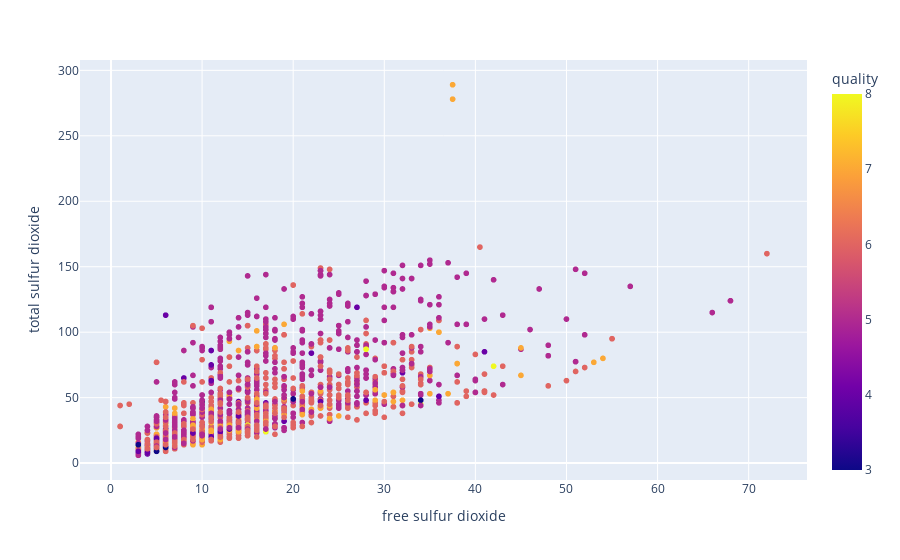

The cell this chart's notebook holds for it:
### Code cell
px.scatter(wines_df, x = 'free sulfur dioxide', y = 'total sulfur dioxide', color = 'quality')

### Figure 1 — Plotly figure (JSON) as saved in the notebook; plotly's stock layout.template omitted (floating-point values rounded to 4 significant figures; data arrays with more than 128 entries replaced by an {"elided": "..."} marker saying what was removed)
{"data": [{"hovertemplate": "free sulfur dioxide=%{x}<br>total sulfur dioxide=%{y}<br>quality=%{marker.color}<extra></extra>", "legendgroup": "", "marker": {"color": {"elided": "1599 int values"}, "coloraxis": "coloraxis", "symbol": "circle"}, "mode": "markers", "name": "", "showlegend": false, "type": "scattergl", "x": {"elided": "1599 float values"}, "xaxis": "x", "y": {"elided": "1599 float values"}, "yaxis": "y"}], "layout": {"coloraxis": {"colorbar": {"title": {"text": "quality"}}, "colorscale": [[0, "#0d0887"], [0.1111, "#46039f"], [0.2222, "#7201a8"], [0.3333, "#9c179e"], [0.4444, "#bd3786"], [0.5556, "#d8576b"], [0.6667, "#ed7953"], [0.7778, "#fb9f3a"], [0.8889, "#fdca26"], [1, "#f0f921"]]}, "legend": {"tracegroupgap": 0}, "margin": {"t": 60}, "xaxis": {"anchor": "y", "domain": [0, 1], "title": {"text": "free sulfur dioxide"}}, "yaxis": {"anchor": "x", "domain": [0, 1], "title": {"text": "total sulfur dioxide"}}}}
